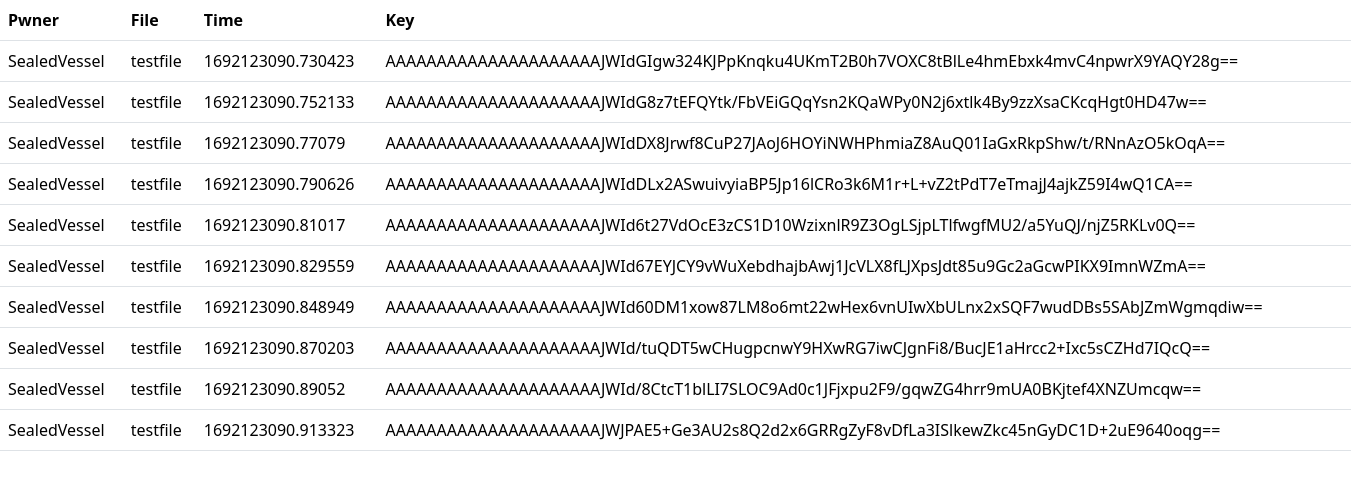
Before: / with the older database file.
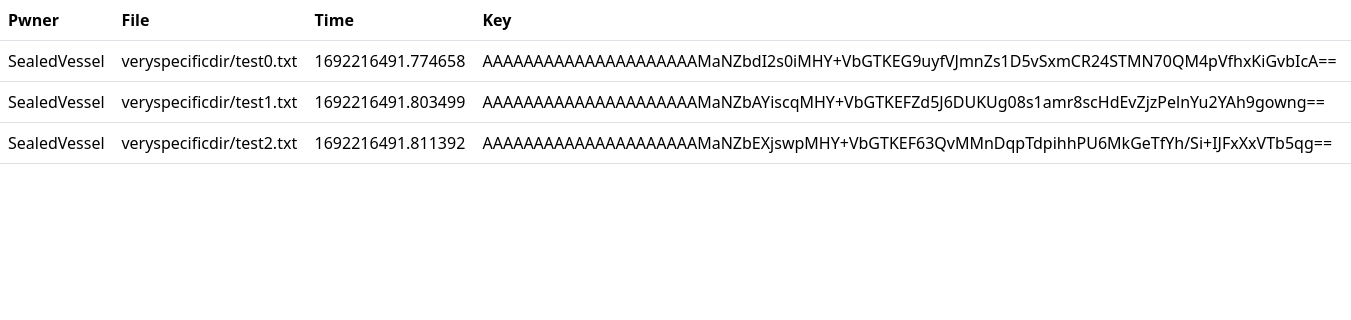
After: the same page with the newer database file.
### hacknet/models.py (models this page shows)
class Credits(Model):
    pwner = ForeignKeyField(AuthorizedToken)
    pwn = ForeignKeyField(Victim)
    class Meta:
        database = db

class AuthorizedToken(Model):
    name = CharField()
    token = CharField()
    class Meta:
        database = db

class Victim(Model):
    date = DateTimeField()
    file_ = CharField()
    signing_key = CharField()
    class Meta:
        database = db

### hacknet/app.py (the view)
@app.route("/")
def index():
    if session.get("authorized", None):
        return render_template_string(
            """\
            <body>YOURE NOT SUPPOSED TO BE HERE!!!</body>\
            """
        )
    return render_template("hackernet.html", credits=Credits.select())

### hacknet/templates/hackernet.html
{% extends "inheritme.html" %}
{% block content %}
<table class="table">
    <tr>
        <th scope="col">Pwner</th>
        <th scope="col">File</th>
        <th scope="col">Time</th>
        <th scope="col">Key</th>
    </tr>
    {% for entry in credits %}
    <tr>
        <td>{{entry.pwner.name}}
        <td>{{entry.pwn.file_}}</td>
        <td>{{entry.pwn.date.timestamp()}}</td>
        <td>{{entry.pwn.signing_key}}</td>
    </tr>
    {%endfor%}
</table>
{% endblock %}

### hacknet/templates/inheritme.html (shortened to what this page needs)
<!doctype html>
<html lang="en">
  <head>
    <link href="https://cdn.jsdelivr.net/npm/bootstrap@5.3.1/dist/css/bootstrap.min.css" rel="stylesheet">
  </head>
  <body>
    {% block content %}
    {% endblock %}
  </body>
</html>

Changed rows visible on the page:
removed Credits: pwner.name "SealedVessel", pwn.file_ "testfile", pwn.date.timestamp "1692123090.790626", pwn.signing_key "AAAAAAAAAAAAAAAAAAAAAJWIdDLx2ASwuivyiaBP5Jp16lCRo3k6M1r+L+vZ2tPdT7eTmajJ4ajkZ59I4wQ1CA=="
removed Credits: pwner.name "SealedVessel", pwn.file_ "testfile", pwn.date.timestamp "1692123090.81017", pwn.signing_key "AAAAAAAAAAAAAAAAAAAAAJWId6t27VdOcE3zCS1D10WzixnlR9Z3OgLSjpLTlfwgfMU2/a5YuQJ/njZ5RKLv0Q=="
removed Credits: pwner.name "SealedVessel", pwn.file_ "testfile", pwn.date.timestamp "1692123090.829559", pwn.signing_key "AAAAAAAAAAAAAAAAAAAAAJWId67EYJCY9vWuXebdhajbAwj1JcVLX8fLJXpsJdt85u9Gc2aGcwPIKX9ImnWZmA=="
removed Credits: pwner.name "SealedVessel", pwn.file_ "testfile", pwn.date.timestamp "1692123090.848949", pwn.signing_key "AAAAAAAAAAAAAAAAAAAAAJWId60DM1xow87LM8o6mt22wHex6vnUIwXbULnx2xSQF7wudDBs5SAbJZmWgmqdiw=="
removed Credits: pwner.name "SealedVessel", pwn.file_ "testfile", pwn.date.timestamp "1692123090.870203", pwn.signing_key "AAAAAAAAAAAAAAAAAAAAAJWId/tuQDT5wCHugpcnwY9HXwRG7iwCJgnFi8/BucJE1aHrcc2+Ixc5sCZHd7IQcQ=="
removed Credits: pwner.name "SealedVessel", pwn.file_ "testfile", pwn.date.timestamp "1692123090.89052", pwn.signing_key "AAAAAAAAAAAAAAAAAAAAAJWId/8CtcT1blLI7SLOC9Ad0c1JFjxpu2F9/gqwZG4hrr9mUA0BKjtef4XNZUmcqw=="
removed Credits: pwner.name "SealedVessel", pwn.file_ "testfile", pwn.date.timestamp "1692123090.913323", pwn.signing_key "AAAAAAAAAAAAAAAAAAAAAJWJPAE5+Ge3AU2s8Q2d2x6GRRgZyF8vDfLa3ISlkewZkc45nGyDC1D+2uE9640oqg=="
changed through a linked row, Credits: pwn.file_ "testfile" → "veryspecificdir/test0.txt"; pwn.date.timestamp "1692123090.730423" → "1692216491.774658"; pwn.signing_key "AAAAAAAAAAAAAAAAAAAAAJWIdGIgw324KJPpKnqku4UKmT2B0h7VOXC8tBlLe4hmEbxk4mvC4npwrX9YAQY28g==" → "AAAAAAAAAAAAAAAAAAAAAMaNZbdI2s0iMHY+VbGTKEG9uyfVJmnZs1D5vSxmCR24STMN70QM4pVfhxKiGvbIcA=="
changed through a linked row, Credits: pwn.file_ "testfile" → "veryspecificdir/test1.txt"; pwn.date.timestamp "1692123090.752133" → "1692216491.803499"; pwn.signing_key "AAAAAAAAAAAAAAAAAAAAAJWIdG8z7tEFQYtk/FbVEiGQqYsn2KQaWPy0N2j6xtlk4By9zzXsaCKcqHgt0HD47w==" → "AAAAAAAAAAAAAAAAAAAAAMaNZbAYiscqMHY+VbGTKEFZd5J6DUKUg08s1amr8scHdEvZjzPelnYu2YAh9gowng=="
changed through a linked row, Credits: pwn.file_ "testfile" → "veryspecificdir/test2.txt"; pwn.date.timestamp "1692123090.77079" → "1692216491.811392"; pwn.signing_key "AAAAAAAAAAAAAAAAAAAAAJWIdDX8Jrwf8CuP27JAoJ6HOYiNWHPhmiaZ8AuQ01IaGxRkpShw/t/RNnAzO5kOqA==" → "AAAAAAAAAAAAAAAAAAAAAMaNZbEXjswpMHY+VbGTKEF63QvMMnDqpTdpihhPU6MkGeTfYh/Si+IJFxXxVTb5qg=="
